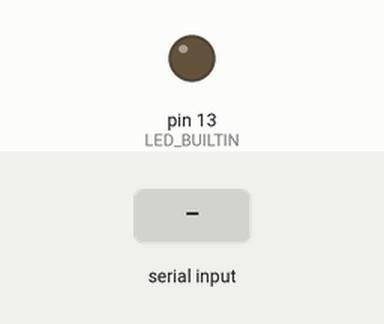
Simulated run of this sketch. Board: Arduino Uno, built with avr-gcc and run on an emulated ATmega328P. On the bench: output pins drawn as LEDs (lit = HIGH). The test bench sets the inputs (shaded band).

Above: at 1.2 s.
1.3 s: "B" received over Serial
At 1.9 s:
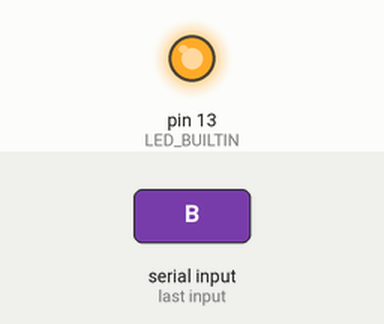
4.3 s: "S" received over Serial
At 5.4 s:
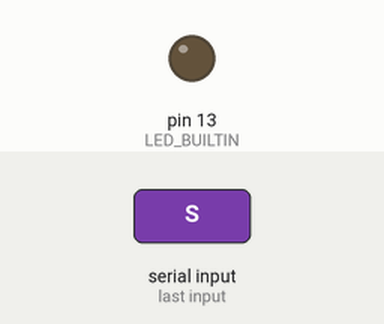
Timing chart, 0 to 7.3 s (numbered marks = the images above; inputs shaded):
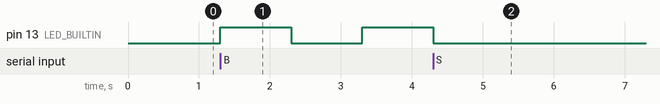

The sketch:

Blink.ino
```cpp
boolean blinking;

// the setup function runs once when you press reset or power the board
void setup() {
  // initialize digital pin LED_BUILTIN as an output.
  pinMode(LED_BUILTIN, OUTPUT);
  Serial.begin(9600);
  blinking = false;
}

// the loop function runs over and over again forever
void loop() {
  char carac;

  if(Serial.available()){
    carac = Serial.read();
  }

  switch(carac){
    case 'B':
      blinking = true;
      break;
    case 'S':
      blinking = false;
      break;
    case 'A':
      if(blinking)
        Serial.println("LED is Blinking");
      else
        Serial.println("LED is NOT Blinking");
      break;
  }
  carac = 'q';
  if(blinking){
    digitalWrite(LED_BUILTIN, HIGH);   // turn the LED on (HIGH is the voltage level)
    delay(1000);                       // wait for a second
    digitalWrite(LED_BUILTIN, LOW);    // turn the LED off by making the voltage LOW
    delay(1000);                       // wait for a second
  }

}
```

Measured:
- after the input at 1.3 s, pin 13 (LED_BUILTIN): LOW → HIGH at once, → LOW 1.0 s later, → HIGH 1.0 s later
- after the input at 4.3 s, pin 13 (LED_BUILTIN): goes on until 4.3 s, then stays LOW
